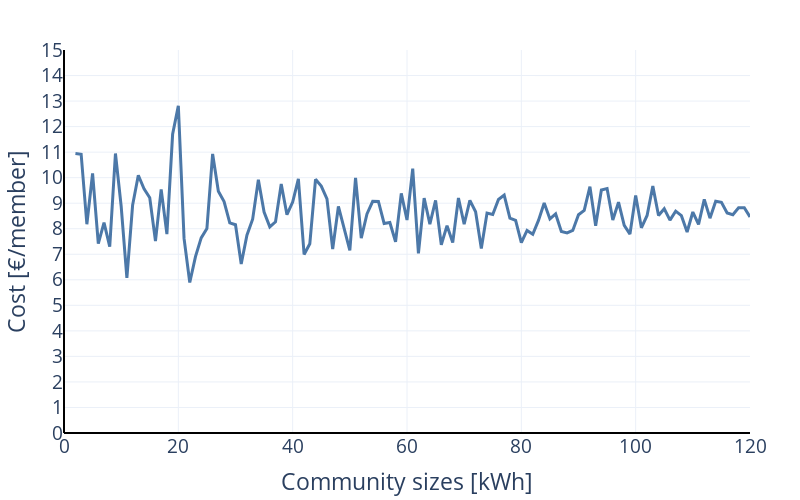

The notebook cell this image was saved under:
### Code cell
graph = pd.DataFrame(index=community_sizes, 
                     data={"PV_only": cost_pvonly})
#graph = graph[graph["PV_only"] < 13]
fig = px.line(graph)

fig.update_traces(line_width=3)
fig.update_layout(
    layout,
    height=500,
    width=800,
    yaxis_title="Cost [€/member]",
    xaxis_title="Community sizes [kWh]",
    yaxis_range=[0, 15],
    xaxis_range=[0, 120],
    yaxis_dtick=1,
    yaxis_showline=False, yaxis_linewidth=2, yaxis_linecolor='black',
    xaxis_showline=False, xaxis_linewidth=2, xaxis_linecolor='black',
    showlegend=False)
fig.show()

### Figure 1 — Plotly figure (JSON) as saved in the notebook; plotly's stock layout.template omitted (floating-point values rounded to 4 significant figures)
{"data": [{"hovertemplate": "variable=PV_only<br>index=%{x}<br>value=%{y}<extra></extra>", "legendgroup": "PV_only", "line": {"color": "#4C78A8", "dash": "solid", "width": 3}, "marker": {"symbol": "circle"}, "mode": "lines", "name": "PV_only", "orientation": "v", "showlegend": true, "type": "scatter", "x": [2, 3, 4, 5, 6, 7, 8, 9, 10, 11, 12, 13, 14, 15, 16, 17, 18, 19, 20, 21, 22, 23, 24, 25, 26, 27, 28, 29, 30, 31, 32, 33, 34, 35, 36, 37, 38, 39, 40, 41, 42, 43, 44, 45, 46, 47, 48, 49, 50, 51, 52, 53, 54, 55, 56, 57, 58, 59, 60, 61, 62, 63, 64, 65, 66, 67, 68, 69, 70, 71, 72, 73, 74, 75, 76, 77, 78, 79, 80, 81, 82, 83, 84, 85, 86, 87, 88, 89, 90, 91, 92, 93, 94, 95, 96, 97, 98, 99, 100, 101, 102, 103, 104, 105, 106, 107, 108, 109, 110, 111, 112, 113, 114, 115, 116, 117, 118, 119, 120], "xaxis": "x", "y": [10.94, 10.92, 8.176, 10.16, 7.418, 8.241, 7.301, 10.95, 8.88, 6.077, 8.919, 10.1, 9.567, 9.213, 7.513, 9.543, 7.79, 11.7, 12.82, 7.622, 5.895, 6.908, 7.641, 8.01, 10.93, 9.469, 9.061, 8.231, 8.158, 6.621, 7.747, 8.374, 9.92, 8.654, 8.074, 8.273, 9.752, 8.549, 9.046, 9.953, 6.991, 7.414, 9.936, 9.672, 9.167, 7.208, 8.871, 8.039, 7.15, 9.991, 7.635, 8.577, 9.071, 9.068, 8.207, 8.243, 7.49, 9.386, 8.341, 10.35, 7.035, 9.202, 8.179, 9.109, 7.371, 8.121, 7.458, 9.205, 8.175, 9.11, 8.666, 7.227, 8.615, 8.555, 9.144, 9.316, 8.414, 8.327, 7.455, 7.935, 7.786, 8.327, 9.009, 8.386, 8.579, 7.891, 7.839, 7.935, 8.55, 8.716, 9.65, 8.115, 9.517, 9.574, 8.343, 9.039, 8.133, 7.791, 9.302, 8.035, 8.519, 9.667, 8.517, 8.784, 8.339, 8.688, 8.512, 7.872, 8.655, 8.17, 9.151, 8.414, 9.078, 9.036, 8.616, 8.549, 8.823, 8.82, 8.462], "yaxis": "y"}], "layout": {"font": {"size": 19}, "height": 500, "legend": {"title": {"text": "variable"}, "tracegroupgap": 0}, "margin": {"b": 10, "l": 20, "r": 50, "t": 50}, "showlegend": false, "width": 800, "xaxis": {"anchor": "y", "domain": [0, 1], "linecolor": "black", "linewidth": 2, "range": [0, 120], "showline": false, "title": {"text": "Community sizes [kWh]"}, "type": "linear", "zerolinecolor": "black", "zerolinewidth": 2}, "yaxis": {"anchor": "x", "domain": [0, 1], "dtick": 1, "linecolor": "black", "linewidth": 2, "range": [0, 15], "showline": false, "title": {"text": "Cost [€/member]"}, "type": "linear", "zerolinecolor": "black", "zerolinewidth": 2}}}
